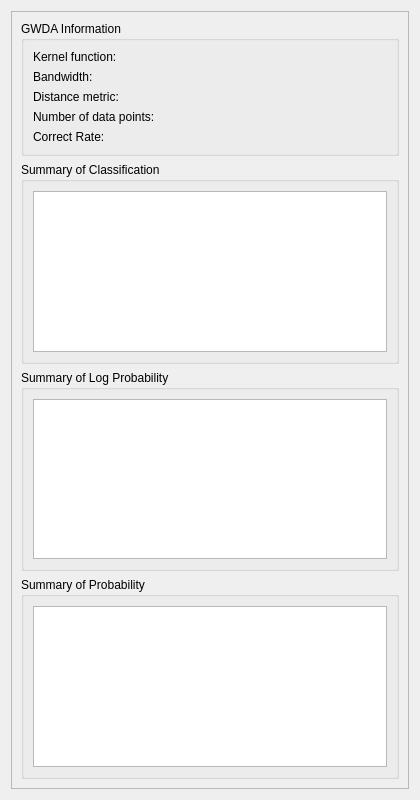
<?xml version="1.0" encoding="UTF-8"?>
<ui version="4.0">
 <class>GwmPropertyGWDATab</class>
 <widget class="QWidget" name="GwmPropertyGWDATab">
  <property name="geometry">
   <rect>
    <x>0</x>
    <y>0</y>
    <width>420</width>
    <height>800</height>
   </rect>
  </property>
  <layout class="QVBoxLayout" name="verticalLayout_2">
   <item>
    <widget class="QScrollArea" name="scrollArea">
     <property name="widgetResizable">
      <bool>true</bool>
     </property>
     <widget class="QWidget" name="scrollAreaWidgetContents_3">
      <property name="geometry">
       <rect>
        <x>0</x>
        <y>0</y>
        <width>400</width>
        <height>780</height>
       </rect>
      </property>
      <layout class="QVBoxLayout" name="verticalLayout">
       <item>
        <widget class="QGroupBox" name="groupBox">
         <property name="sizePolicy">
          <sizepolicy hsizetype="Preferred" vsizetype="Fixed">
           <horstretch>0</horstretch>
           <verstretch>0</verstretch>
          </sizepolicy>
         </property>
         <property name="title">
          <string>GWDA Information</string>
         </property>
         <layout class="QFormLayout" name="formLayout">
          <item row="0" column="0">
           <widget class="QLabel" name="label">
            <property name="text">
             <string>Kernel function:</string>
            </property>
           </widget>
          </item>
          <item row="0" column="1">
           <widget class="QLabel" name="lblKernelFunction">
            <property name="text">
             <string/>
            </property>
           </widget>
          </item>
          <item row="1" column="0">
           <widget class="QLabel" name="lblBandwidthType">
            <property name="text">
             <string>Bandwidth:</string>
            </property>
           </widget>
          </item>
          <item row="1" column="1">
           <widget class="QLabel" name="lblBandwidthSize">
            <property name="text">
             <string/>
            </property>
           </widget>
          </item>
          <item row="2" column="0">
           <widget class="QLabel" name="label_7">
            <property name="text">
             <string>Distance metric:</string>
            </property>
           </widget>
          </item>
          <item row="2" column="1">
           <widget class="QLabel" name="lblDistanceMetric">
            <property name="text">
             <string/>
            </property>
           </widget>
          </item>
          <item row="3" column="0">
           <widget class="QLabel" name="label_2">
            <property name="text">
             <string>Number of data points:</string>
            </property>
           </widget>
          </item>
          <item row="3" column="1">
           <widget class="QLabel" name="lblNumberDataPoints">
            <property name="text">
             <string/>
            </property>
           </widget>
          </item>
          <item row="4" column="0">
           <widget class="QLabel" name="label_3">
            <property name="text">
             <string>Correct Rate:</string>
            </property>
           </widget>
          </item>
          <item row="4" column="1">
           <widget class="QLabel" name="lblCorrectRate">
            <property name="text">
             <string/>
            </property>
           </widget>
          </item>
         </layout>
        </widget>
       </item>
       <item>
        <widget class="QGroupBox" name="groupBox_2">
         <property name="title">
          <string>Summary of Classification</string>
         </property>
         <layout class="QVBoxLayout" name="verticalLayout_3">
          <item>
           <widget class="QTableWidget" name="tableWidget"/>
          </item>
         </layout>
        </widget>
       </item>
       <item>
        <widget class="QGroupBox" name="groupBox_3">
         <property name="title">
          <string>Summary of Log Probability</string>
         </property>
         <layout class="QVBoxLayout" name="verticalLayout_4">
          <item>
           <widget class="QTableWidget" name="tableWidget_2"/>
          </item>
         </layout>
        </widget>
       </item>
       <item>
        <widget class="QGroupBox" name="groupBox_4">
         <property name="title">
          <string>Summary of Probability</string>
         </property>
         <layout class="QVBoxLayout" name="verticalLayout_5">
          <item>
           <widget class="QTableWidget" name="tableWidget_3"/>
          </item>
         </layout>
        </widget>
       </item>
      </layout>
     </widget>
    </widget>
   </item>
  </layout>
 </widget>
 <resources/>
 <connections/>
</ui>
